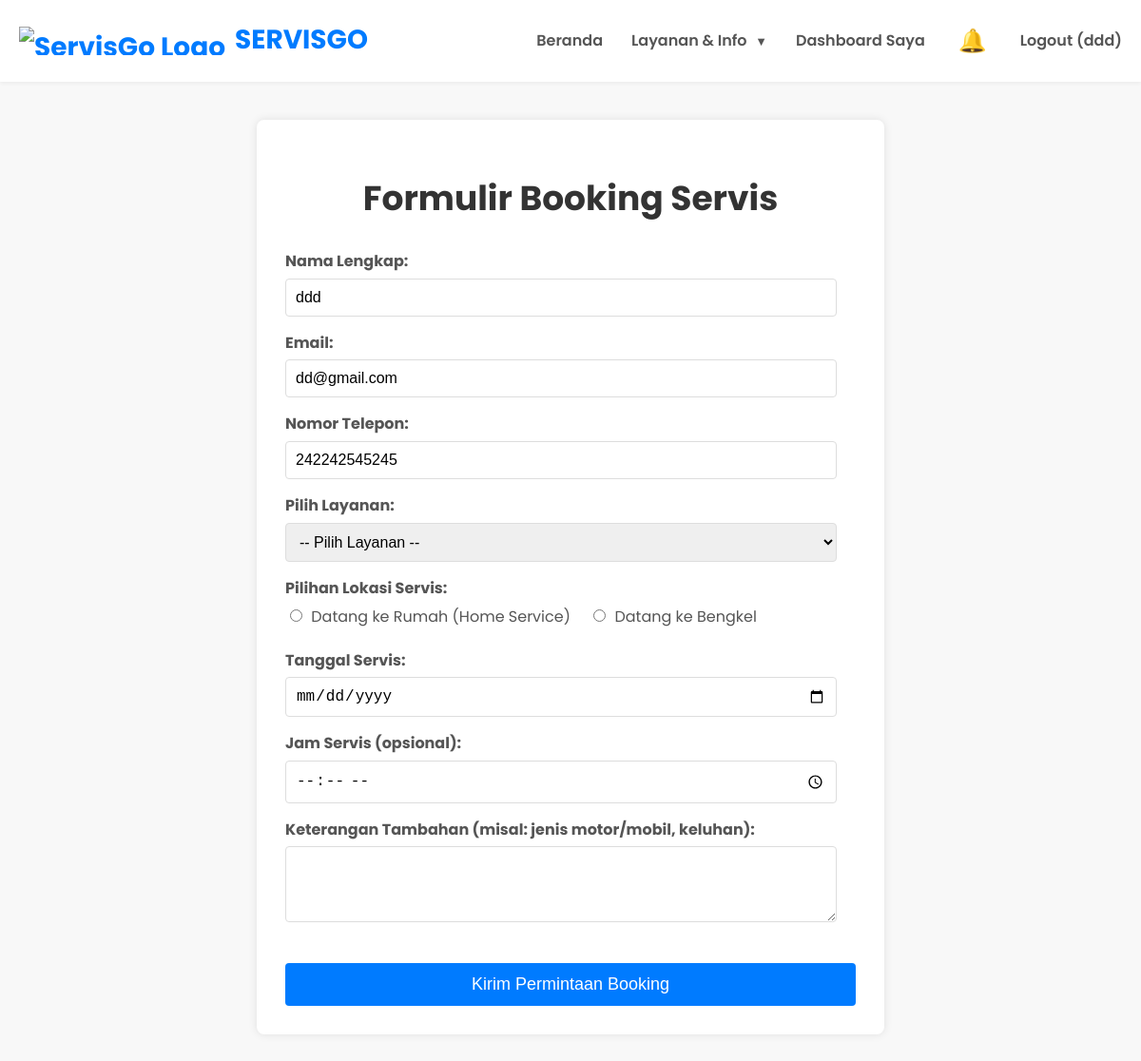
/booking (signed in), run on the app's committed database.
### tables this page shows
CREATE TABLE users (
            id INTEGER PRIMARY KEY AUTOINCREMENT,
            nama_lengkap TEXT NOT NULL,
            alamat TEXT NOT NULL,
            email TEXT NOT NULL UNIQUE,
            telepon TEXT NOT NULL,
            no_wa TEXT,
            jenis_kelamin TEXT,
            no_ktp TEXT NOT NULL UNIQUE,
            username TEXT NOT NULL UNIQUE,
            password_hash TEXT NOT NULL,
            role TEXT DEFAULT 'user' NOT NULL,
            profile_picture TEXT DEFAULT 'default_profile.png',
            created_at DATETIME DEFAULT CURRENT_TIMESTAMP
        , cover_picture TEXT DEFAULT 'default_cover.png');

### app.py (the view)
@app.route('/booking')
def booking_page():
    user_data = None
    if 'user_id' in session:
        conn = get_db_connection()
        user = conn.execute('SELECT nama_lengkap, email, telepon FROM users WHERE id = ?', (session['user_id'],)).fetchone()
        if user:
            user_data = dict(user)
        conn.close()
    else:
        flash('Anda disarankan login untuk melacak riwayat booking Anda.', 'info')
    conn = get_db_connection()
    services = conn.execute('SELECT name FROM services ORDER BY name ASC').fetchall()
    conn.close()
    return render_template('booking.html', services=services, user_data=user_data)

### app.py (called while the page is built)
def get_db_connection():
    conn = sqlite3.connect(DATABASE)
    conn.row_factory = sqlite3.Row # Mengembalikan baris sebagai objek mirip dictionary
    return conn

### templates/booking.html (shortened to what this page needs)
<!DOCTYPE html>
<html lang="id">
<head>
    <link rel="stylesheet" href="{{ url_for('static', filename='style.css') }}">
</head>
<body>
    <header>
        <div class="container navbar">
            <a href="
                {% if session.get('user_id') %}
                    {% if session.get('role') == 'mechanic' %}/mechanic_dashboard
                    {% elif session.get('role') == 'admin' %}/admin_dashboard
                    {% elif session.get('role') == 'master' %}/master_dashboard
                    {% else %}/dashboard
                    {% endif %}
                {% else %}/
                {% endif %}
            " class="logo">
                <img src="{{ url_for('static', filename='images/logo_servisgo.png') }}" alt="ServisGo Logo" class="logo-img"> <span>SERVISGO</span>
            </a>
            <nav>
                <ul class="nav-links">
                    {% if not session.get('user_id') or session.get('role') == 'user' %}
                        <li><a href="/">Beranda</a></li>
                    {% endif %}
                    {% if session.get('user_id') %}
                        <li class="dropdown">
                            <a href="#" class="dropbtn" onclick="toggleDropdown(event, 'main-menu-dropdown')">Layanan & Info <span class="arrow">▼</span></a>
                        </li>
                    {% else %}
                        <li><a href="/layanan">Layanan</a></li>
                        <li><a href="#">Tentang Kami</a></li>
                    {% endif %}
                    {% if session.get('username') %}
                        {% if session.get('role') == 'master' %}
                            <li><a href="/master_dashboard">Dashboard Master</a></li>
                        {% elif session.get('role') == 'admin' %}
                            <li><a href="/admin_dashboard">Dashboard Admin</a></li>
                        {% elif session.get('role') == 'mechanic' %}
                            <li><a href="/mechanic_dashboard">Dashboard Mekanik</a></li>
                            <li><a href="/mechanic_history" class="nav-btn">Riwayat Servis</a></li>
                        {% else %}
                            <li><a href="/dashboard">Dashboard Saya</a></li>
                        {% endif %}
                        <li id="notification-bell">
                            <a href="#" onclick="toggleNotifications()">
                                🔔
                            </a>
                        </li>
                        <li><a href="/logout">Logout ({{ session.username }})</a></li>
                    {% else %}
                        <li><a href="/login">Masuk/Daftar</a></li>
                    {% endif %}
                </ul>
            </nav>
        </div>
    </header>
    <div class="form-wrapper">
        <div class="booking-form-container">
            <h1>Formulir Booking Servis</h1>
            <form id="bookingForm">
                <div class="form-group">
                    <label for="nama">Nama Lengkap:</label>
                    <input type="text" id="nama" name="nama"
                           value="{{ user_data.nama_lengkap if user_data else '' }}"
                           {% if user_data %}readonly{% endif %} required>
                </div>
                <div class="form-group">
                    <label for="email">Email:</label>
                    <input type="email" id="email" name="email"
                           value="{{ user_data.email if user_data else '' }}"
                           {% if user_data %}readonly{% endif %} required>
                </div>
                <div class="form-group">
                    <label for="telepon">Nomor Telepon:</label>
                    <input type="tel" id="telepon" name="telepon"
                           value="{{ user_data.telepon if user_data else '' }}"
                           {% if user_data %}readonly{% endif %} required>
                </div>
                <div class="form-group">
                    <label for="layanan">Pilih Layanan:</label>
                    <select id="layanan" name="layanan" required>
                        <option value="">-- Pilih Layanan --</option>
                    </select>
                </div>
                <div class="form-group">
                    <label>Pilihan Lokasi Servis:</label>
                    <div class="radio-group">
                        <input type="radio" id="homeService" name="lokasiServis" value="Datang ke Rumah" required>
                        <label for="homeService">Datang ke Rumah (Home Service)</label>
                        <input type="radio" id="keBengkel" name="lokasiServis" value="Datang ke Bengkel">
                        <label for="keBengkel">Datang ke Bengkel</label>
                    </div>
                </div>
                <div class="form-group">
                    <label for="tanggal">Tanggal Servis:</label>
                    <input type="date" id="tanggal" name="tanggal" required>
                </div>
                <div class="form-group">
                    <label for="jam">Jam Servis (opsional):</label>
                    <input type="time" id="jam" name="jam">
                </div>
                <div class="form-group">
                    <label for="keterangan">Keterangan Tambahan (misal: jenis motor/mobil, keluhan):</label>
                    <textarea id="keterangan" name="keterangan"></textarea>
                </div>
                <button type="submit">Kirim Permintaan Booking</button>
            </form>
        </div>
    </div>
</body>
</html>

### static/style.css (style rules this page uses)
body { font-family: 'Poppins', sans-serif; margin: 0; padding: 0; box-sizing: border-box; color: #333; line-height: 1.6; background-color: #f8f8f8; display: flex; flex-direction: column; min-height: 100vh; }
.container { max-width: 1200px; margin: 0 auto; padding: 0 20px; }
header { background-color: #ffffff; padding: 15px 0; box-shadow: 0 2px 4px rgba(0, 0, 0, 0.05); }
.navbar { display: flex; justify-content: space-between; align-items: center; flex-wrap: wrap; }
.logo { font-size: 28px; font-weight: 700; color: #007bff; text-decoration: none; display: flex; align-items: center; padding: 5px 0; }
.logo-img { height: 30px; width: auto; margin-right: 10px; vertical-align: middle; }
.logo span { font-size: 28px; font-weight: 700; color: #007bff; }
.nav-links { list-style: none; margin: 0; padding: 0; display: flex; align-items: center; }
.nav-links li { margin-left: 30px; }
.nav-links a { text-decoration: none; color: #555; font-weight: 600; transition: color 0.3s ease; padding: 15px 0; }
.form-wrapper { flex-grow: 1; display: flex; justify-content: center; align-items: center; padding: 40px 0; }
.auth-form-container, .booking-form-container, .admin-register-form-container { background-color: #fff; padding: 30px; border-radius: 8px; box-shadow: 0 0 10px rgba(0, 0, 0, 0.1); width: 100%; max-width: 600px; }
h1 { text-align: center; color: #333; margin-bottom: 25px; font-size: 36px; }
.form-group { margin-bottom: 15px; }
label { display: block; margin-bottom: 5px; color: #555; font-weight: bold; }
input[type="text"], input[type="email"], input[type="tel"], input[type="date"], input[type="time"], input[type="password"], select, textarea { width: calc(100% - 20px); padding: 10px; border: 1px solid #ddd; border-radius: 4px; box-sizing: border-box; font-size: 16px; }
input[type="radio"] { margin-right: 5px; }
.radio-group label { display: inline-block; margin-right: 15px; font-weight: normal; }
textarea { resize: vertical; min-height: 80px; }
.booking-form-container button, .auth-form-container button[type="submit"], .admin-register-form-container button[type="submit"] { background-color: #007bff; color: white; padding: 12px 20px; border: none; border-radius: 4px; cursor: pointer; font-size: 18px; width: 100%; margin-top: 20px; transition: background-color 0.3s ease; }
#notification-bell { position: relative; margin-left: 30px; }
#notification-bell a { position: relative; color: #555; font-size: 24px; text-decoration: none; padding: 5px; display: inline-block; }
.dropdown { position: relative; display: inline-block; margin-left: 30px; }
.dropbtn { color: #555; font-weight: 600; text-decoration: none; padding: 15px 0; display: block; cursor: pointer; transition: color 0.3s ease; }
.dropbtn .arrow { margin-left: 5px; font-size: 0.8em; transition: transform 0.3s ease; }

### data on the page
users: nama "ddd", email "dd@gmail.com", telepon "242242545245"

### other printed values
{{ session.username }} "ddd"
